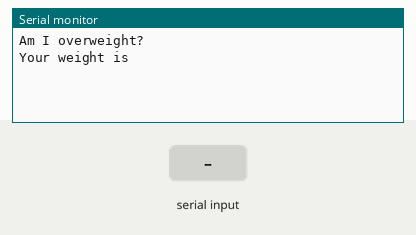
The sketch below on a simulated Arduino Uno, built with avr-gcc and run on an emulated ATmega328P. On the bench: the last lines printed to the serial monitor. The test bench sets the inputs (shaded band).

Above: at 3.2 s.
3.3 s: "90,45\n" received over Serial
At 4.0 s:
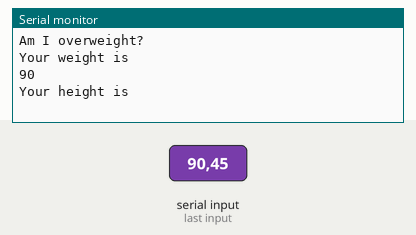
4.8 s: "30,150\n" received over Serial
At 5.2 s:
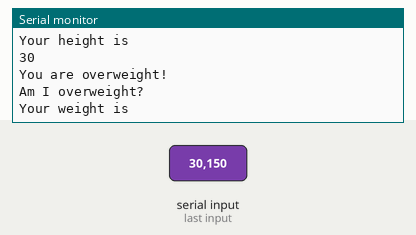
6.3 s: "1,90,45\n" received over Serial
At 7.6 s:
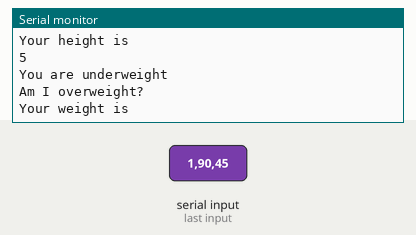
Timing chart, 0 to 9.3 s (numbered marks = the images above; inputs shaded):
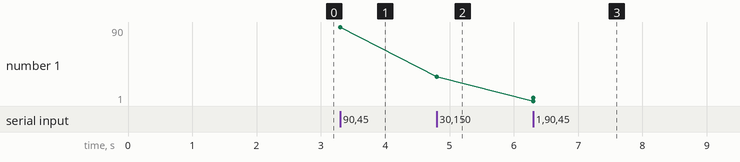

The sketch:

BMI_calculator.ino
```cpp
/*
 *  Ex_11 - Conditional
 *  Simple communication through the Serial monitor.
 *
 */
String ans1 = "";
String ans2 = "";
int weight = 0;
int height = 0;
float BMI;


void setup() {
   Serial.begin(115200); //set up serial library baud rate to 115200
   delay(2000);
   Serial.println("Am I overweight?");
}

void loop() {
      Serial.println("Your weight is ");
    while (Serial.available()) {
      Serial.read();
    }
    while(Serial.available() == 0){}
    weight = Serial.parseInt();
      Serial.println(weight);

      Serial.println("Your height is ");
    while (Serial.available()) {
      Serial.read();
    }
    while(Serial.available() == 0){}
    height = Serial.parseInt();
      Serial.println(height);

      BMI = weight / ((height/100)^2);

      if (BMI > 24.9) {
        Serial.println("You are overweight!");
      }
      else if (BMI > 18.5 && BMI < 24.9) {
        Serial.println("You are normal!");
      }
      else {
        Serial.println("You are underweight");
      }

      Serial.println("");
      Serial.println("Am I overweight?");
   }

                
```

Measured:
- after the input at 3.3 s, the serial monitor: prints a new line at once (image 1)
- after the input at 4.8 s, the serial monitor: prints a new line at once (image 2)
- after the input at 6.3 s, the serial monitor: prints a new line at once (image 3)
- plotted number 1: 90 → 30 after the input at 4.8 s, 30 → 5 after the input at 6.3 s
